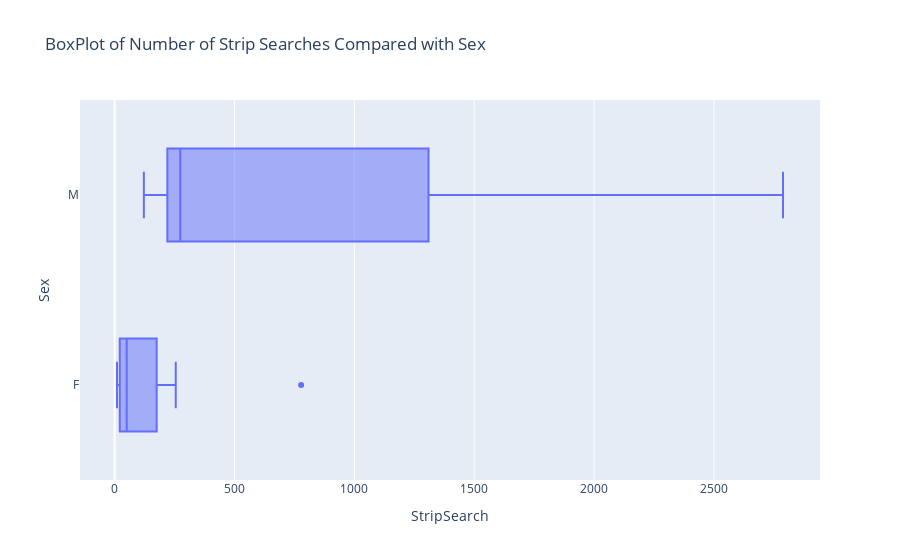

The notebook cell this image was saved under:
### Markdown cell above
# Boxplot

### Code cell
#boxplot for rq1 between strip search and sex

bp1 = px.box(df_1
            , x = 'StripSearch'
            , y = 'Sex'
            , title = "BoxPlot of Number of Strip Searches Compared with Sex"
            )
bp1.show()

### Figure 1 — Plotly figure (JSON) as saved in the notebook; plotly's stock layout.template omitted (floating-point values rounded to 4 significant figures)
{"data": [{"alignmentgroup": "True", "hovertemplate": "StripSearch=%{x}<br>Sex=%{y}<extra></extra>", "legendgroup": "", "marker": {"color": "#636efa"}, "name": "", "notched": false, "offsetgroup": "", "orientation": "h", "showlegend": false, "type": "box", "x": [255, 2179, 25, 316, 74, 232, 10, 122, 18, 210, 27, 230, 96, 440, 778, 2788], "x0": " ", "xaxis": "x", "y": ["F", "M", "F", "M", "F", "M", "F", "M", "F", "M", "F", "M", "F", "M", "F", "M"], "y0": " ", "yaxis": "y"}], "layout": {"boxmode": "group", "legend": {"tracegroupgap": 0}, "title": {"text": "BoxPlot of Number of Strip Searches Compared with Sex"}, "xaxis": {"anchor": "y", "domain": [0, 1], "title": {"text": "StripSearch"}}, "yaxis": {"anchor": "x", "domain": [0, 1], "title": {"text": "Sex"}}}}
